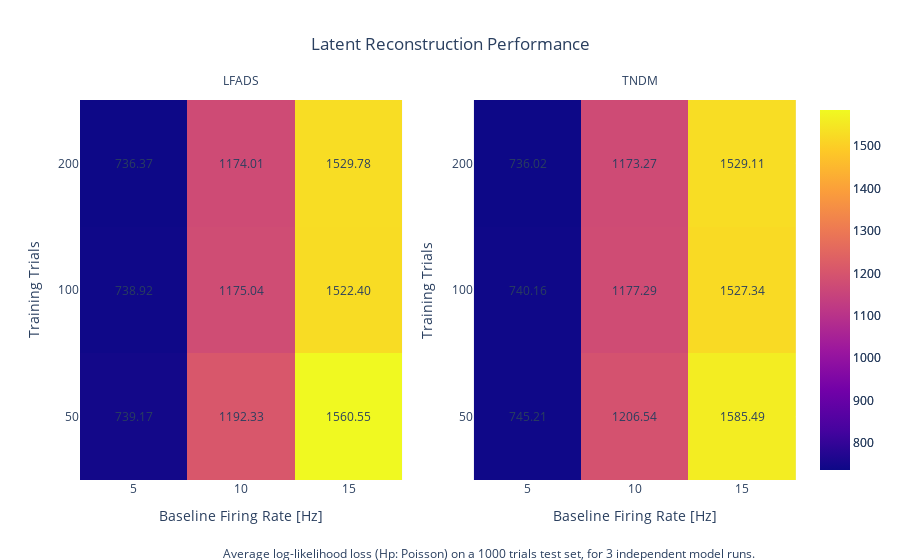
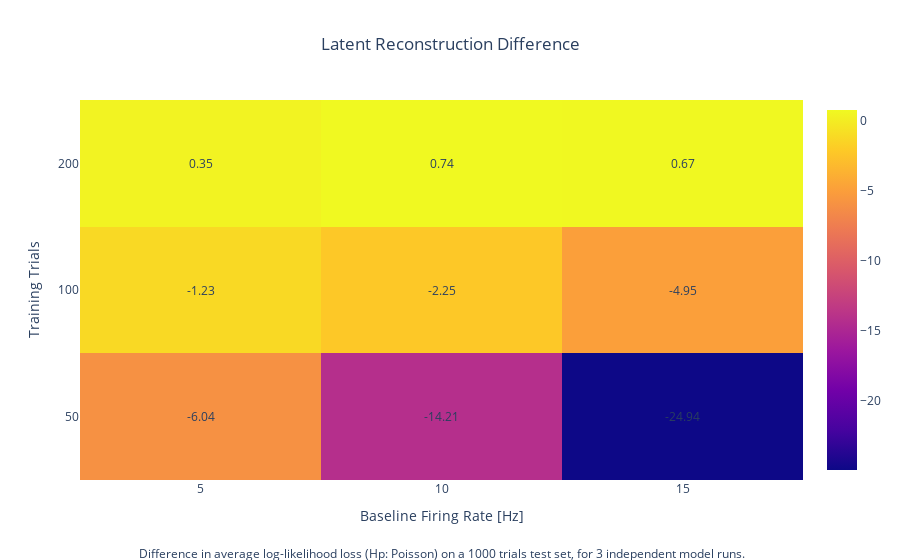

The code cell stored with these charts, in order, in its notebook:
### Code cell
new_avg_likelihood = pd.pivot_table(new_df, values='test_likelihood', index=['trials'],
                                    columns=['baseline_rate'], aggfunc=np.mean)
new_avg_likelihood.head()
tndm_avg_likelihood = pd.pivot_table(tndm_df, values='test_likelihood', index=['trials'],
                                    columns=['baseline_rate'], aggfunc=np.mean)

zmin=min([new_avg_likelihood.values.min(), tndm_avg_likelihood.values.min()])
zmax=max([new_avg_likelihood.values.max(), tndm_avg_likelihood.values.max()])
text_func=np.vectorize(lambda x: '%.1f' % x)
fig = make_subplots(rows=1, cols=2)

fig.add_trace(
    go.Heatmap(
        z=new_avg_likelihood.values,
        x=['%d' % (x) for x in new_avg_likelihood.columns.tolist()],
        y=['%d' % (x) for x in new_avg_likelihood.index.tolist()],
        zmin=zmin,
        zmax=zmax),
    row=1, col=1
)

fig.add_trace(
    go.Heatmap(
        z=tndm_avg_likelihood.values,
        x=['%d' % (x) for x in tndm_avg_likelihood.columns.tolist()],
        y=['%d' % (x) for x in tndm_avg_likelihood.index.tolist()],
        zmin=zmin,
        zmax=zmax),
    row=1, col=2
)

fig.update_layout(
    title_text='Latent Reconstruction Performance', title_x=0.5,
    annotations=[
        dict(
            showarrow=False,
            x=iy,
            y=ix,
            xref='x2',
            text='%.2f' % (new_avg_likelihood.iloc[ix, iy])) 
            for ix,iy in np.ndindex(new_avg_likelihood.values.shape)] + [
        dict(
            showarrow=False,
            x=iy,
            y=ix,
            xref='x1',
            text='%.2f' % (tndm_avg_likelihood.iloc[ix, iy])) 
            for ix,iy in np.ndindex(tndm_avg_likelihood.values.shape)] + [
        dict(
            showarrow=False,
            xref='x domain',
            x=2.1,
            yref='y domain',
            y=-0.22,
            text='Average log-likelihood loss (Hp: Poisson) on a 1000 trials test set, for 3 independent model runs.'),
        dict(
            showarrow=False,
            xref='x domain',
            x=0.5,
            yref='y domain',
            y=1.08,
            text='LFADS'),
        dict(
            showarrow=False,
            xref='x domain',
            x=1.8,
            yref='y domain',
            y=1.08,
            text='TNDM'),
    ])
fig['layout']['xaxis1'].update(title='Baseline Firing Rate [Hz]')
fig['layout']['xaxis2'].update(title='Baseline Firing Rate [Hz]')
fig['layout']['yaxis1'].update(title='Training Trials')
fig['layout']['yaxis2'].update(title='Training Trials')

fig_diff = make_subplots(rows=1, cols=1)

fig_diff.add_trace(
    go.Heatmap(
        z=tndm_avg_likelihood.values - new_avg_likelihood.values,
        x=['%d' % (x) for x in new_avg_likelihood.columns.tolist()],
        y=['%d' % (x) for x in new_avg_likelihood.index.tolist()]),
    row=1, col=1
)

fig_diff.update_layout(
    title_text='Latent Reconstruction Difference', title_x=0.5,
    annotations=[
    dict(
        showarrow=False,
        x=iy,
        y=ix,
        xref='x1',
        text='%.2f' % (tndm_avg_likelihood.iloc[ix, iy] - new_avg_likelihood.iloc[ix, iy])) 
        for ix,iy in np.ndindex(new_avg_likelihood.values.shape)] +
    [
        dict(
            showarrow=False,
            xref='x domain',
            x=0.5,
            yref='y domain',
            y=-0.22,
            text='Difference in average log-likelihood loss (Hp: Poisson) on a 1000 trials test set, for 3 independent model runs.'),
    ])
fig_diff['layout']['xaxis1'].update(title='Baseline Firing Rate [Hz]')
fig_diff['layout']['yaxis1'].update(title='Training Trials')

fig.show()
fig_diff.show()

### Figure 1 — Plotly figure (JSON) as saved in the notebook; plotly's stock layout.template omitted (floating-point values rounded to 4 significant figures)
{"data": [{"type": "heatmap", "x": ["5", "10", "15"], "xaxis": "x", "y": ["50", "100", "200"], "yaxis": "y", "z": [[745.2, 1207.0, 1585.0], [740.2, 1177.0, 1527.0], [736.0, 1173.0, 1529.0]], "zmax": 1585.0, "zmin": 736.0}, {"type": "heatmap", "x": ["5", "10", "15"], "xaxis": "x2", "y": ["50", "100", "200"], "yaxis": "y2", "z": [[739.2, 1192.0, 1561.0], [738.9, 1175.0, 1522.0], [736.4, 1174.0, 1530.0]], "zmax": 1585.0, "zmin": 736.0}], "layout": {"annotations": [{"showarrow": false, "text": "745.21", "x": 0, "xref": "x2", "y": 0}, {"showarrow": false, "text": "1206.54", "x": 1, "xref": "x2", "y": 0}, {"showarrow": false, "text": "1585.49", "x": 2, "xref": "x2", "y": 0}, {"showarrow": false, "text": "740.16", "x": 0, "xref": "x2", "y": 1}, {"showarrow": false, "text": "1177.29", "x": 1, "xref": "x2", "y": 1}, {"showarrow": false, "text": "1527.34", "x": 2, "xref": "x2", "y": 1}, {"showarrow": false, "text": "736.02", "x": 0, "xref": "x2", "y": 2}, {"showarrow": false, "text": "1173.27", "x": 1, "xref": "x2", "y": 2}, {"showarrow": false, "text": "1529.11", "x": 2, "xref": "x2", "y": 2}, {"showarrow": false, "text": "739.17", "x": 0, "xref": "x", "y": 0}, {"showarrow": false, "text": "1192.33", "x": 1, "xref": "x", "y": 0}, {"showarrow": false, "text": "1560.55", "x": 2, "xref": "x", "y": 0}, {"showarrow": false, "text": "738.92", "x": 0, "xref": "x", "y": 1}, {"showarrow": false, "text": "1175.04", "x": 1, "xref": "x", "y": 1}, {"showarrow": false, "text": "1522.40", "x": 2, "xref": "x", "y": 1}, {"showarrow": false, "text": "736.37", "x": 0, "xref": "x", "y": 2}, {"showarrow": false, "text": "1174.01", "x": 1, "xref": "x", "y": 2}, {"showarrow": false, "text": "1529.78", "x": 2, "xref": "x", "y": 2}, {"showarrow": false, "text": "Average log-likelihood loss (Hp: Poisson) on a 1000 trials test set, for 3 independent model runs.", "x": 2.1, "xref": "x domain", "y": -0.22, "yref": "y domain"}, {"showarrow": false, "text": "LFADS", "x": 0.5, "xref": "x domain", "y": 1.08, "yref": "y domain"}, {"showarrow": false, "text": "TNDM", "x": 1.8, "xref": "x domain", "y": 1.08, "yref": "y domain"}], "title": {"text": "Latent Reconstruction Performance", "x": 0.5}, "xaxis": {"anchor": "y", "domain": [0, 0.45], "title": {"text": "Baseline Firing Rate [Hz]"}}, "xaxis2": {"anchor": "y2", "domain": [0.55, 1], "title": {"text": "Baseline Firing Rate [Hz]"}}, "yaxis": {"anchor": "x", "domain": [0, 1], "title": {"text": "Training Trials"}}, "yaxis2": {"anchor": "x2", "domain": [0, 1], "title": {"text": "Training Trials"}}}}

### Figure 2 — Plotly figure (JSON) as saved in the notebook; plotly's stock layout.template omitted (floating-point values rounded to 4 significant figures)
{"data": [{"type": "heatmap", "x": ["5", "10", "15"], "xaxis": "x", "y": ["50", "100", "200"], "yaxis": "y", "z": [[-6.041, -14.21, -24.94], [-1.234, -2.248, -4.946], [0.3521, 0.736, 0.6715]]}], "layout": {"annotations": [{"showarrow": false, "text": "-6.04", "x": 0, "xref": "x", "y": 0}, {"showarrow": false, "text": "-14.21", "x": 1, "xref": "x", "y": 0}, {"showarrow": false, "text": "-24.94", "x": 2, "xref": "x", "y": 0}, {"showarrow": false, "text": "-1.23", "x": 0, "xref": "x", "y": 1}, {"showarrow": false, "text": "-2.25", "x": 1, "xref": "x", "y": 1}, {"showarrow": false, "text": "-4.95", "x": 2, "xref": "x", "y": 1}, {"showarrow": false, "text": "0.35", "x": 0, "xref": "x", "y": 2}, {"showarrow": false, "text": "0.74", "x": 1, "xref": "x", "y": 2}, {"showarrow": false, "text": "0.67", "x": 2, "xref": "x", "y": 2}, {"showarrow": false, "text": "Difference in average log-likelihood loss (Hp: Poisson) on a 1000 trials test set, for 3 independent model runs.", "x": 0.5, "xref": "x domain", "y": -0.22, "yref": "y domain"}], "title": {"text": "Latent Reconstruction Difference", "x": 0.5}, "xaxis": {"anchor": "y", "domain": [0, 1], "title": {"text": "Baseline Firing Rate [Hz]"}}, "yaxis": {"anchor": "x", "domain": [0, 1], "title": {"text": "Training Trials"}}}}
